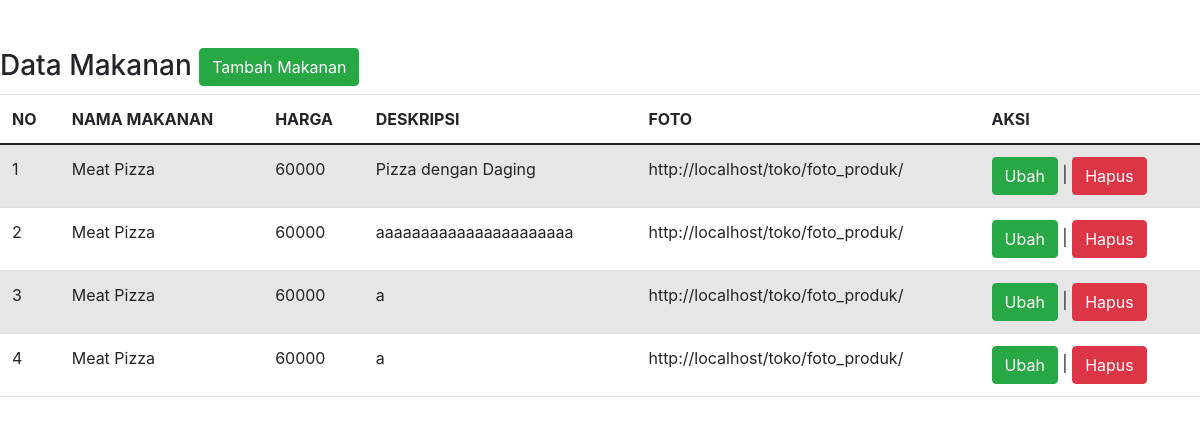
The app's page /admin/datamakanan.php with its own data.
### tables this page shows
CREATE TABLE `makanan` (
  `id_makanan` int(11) NOT NULL,
  `nama_makanan` varchar(200) NOT NULL,
  `harga` int(100) NOT NULL,
  `deskripsi` varchar(255) NOT NULL,
  `foto` varchar(255) NOT NULL
);

### admin/datamakanan.php (the view, shortened to what this page needs)
<!DOCTYPE html>
<html>
<head>
    <link href="https://cdn.jsdelivr.net/npm/bootstrap@5.0.1/dist/css/bootstrap.min.css" rel="stylesheet">
</head>
<body>
<html lang="en">
<head>
  <link rel="stylesheet" href="https://maxcdn.bootstrapcdn.com/bootstrap/4.5.2/css/bootstrap.min.css">
</head>
<body>
    <br>
    <br>
<h3>Data Makanan <a href="tambah_makanan.php" class="btn btn-success">Tambah Makanan</a></h3></td>
    <table class="table table-hover table-striped">
        <thead>
            <tr>
                <th>NO</th><th>NAMA MAKANAN</th><th>HARGA</th>
    <th>DESKRIPSI</th><th>FOTO</th><th>AKSI</th>
            </tr>
        </thead>
        <tbody>
            <?php
            include "koneksi.php";
            $qry_makanan=mysqli_query($conn,"select * from makanan ");
            $no=0;
            while($data_makanan=mysqli_fetch_array($qry_makanan)){
            $no++;?>
<tr>
                 <td><?=$no?></td><td><?=$data_makanan['nama_makanan']?></td> <td><?=$data_makanan['harga']?></td> <td><?=$data_makanan['deskripsi']?></td><td><?=$data_makanan['foto']?></td>
                 <td><a href="ubah_siswa.php?id_siswa=<?=$data_siswa['id_siswa']?>" class="btn btn-success">Ubah</a> | <a href="hapus.php?id_siswa=<?=$data_siswa['id_siswa']?>" onclick="return confirm('Apakah anda yakin menghapus data ini?')" class="btn btn-danger">Hapus</a></td>
</tr>
<?php
}
?>
</tbody>
</table>
</body>
</html>

### records on screen
makanan: nama_makanan "Meat Pizza", harga "60000", deskripsi "Pizza dengan Daging", foto "http://localhost/toko/foto_produk/"
makanan: nama_makanan "Meat Pizza", harga "60000", deskripsi "aaaaaaaaaaaaaaaaaaaaaa", foto "http://localhost/toko/foto_produk/"
makanan: nama_makanan "Meat Pizza", harga "60000", deskripsi "a", foto "http://localhost/toko/foto_produk/"
makanan: nama_makanan "Meat Pizza", harga "60000", deskripsi "a", foto "http://localhost/toko/foto_produk/"
